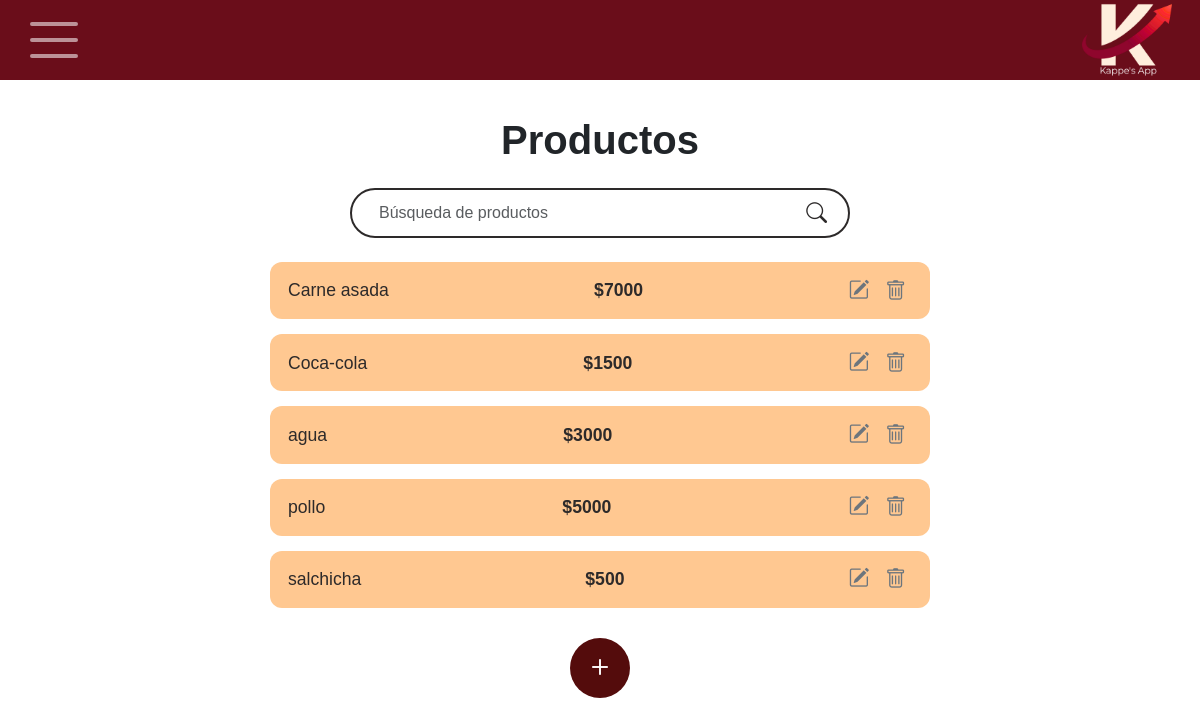
Before: /inventario/ with the older database file.
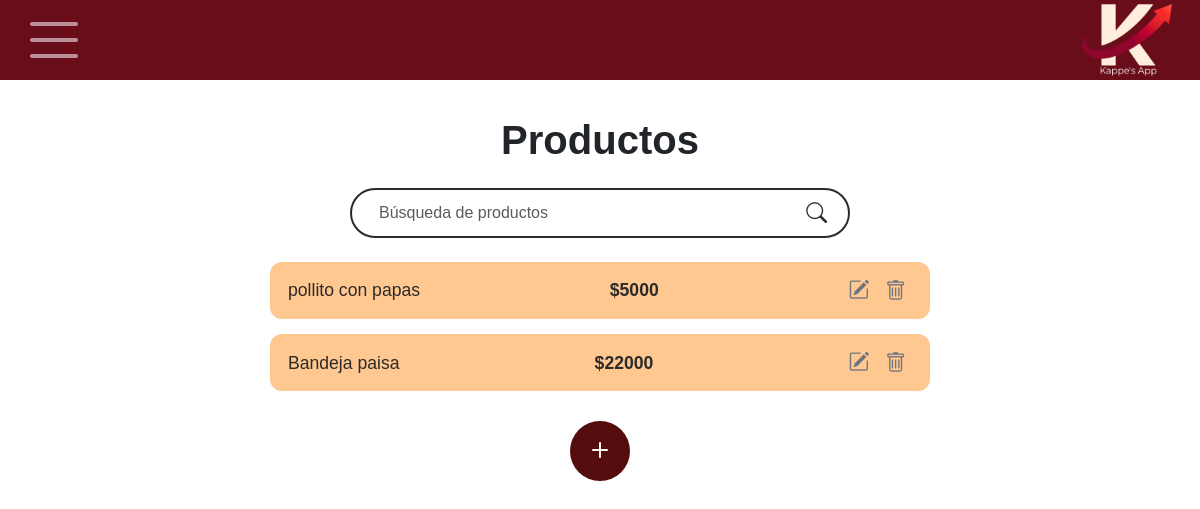
After: the same page with the newer database file.
### principal/models/producto.py (models this page shows, shortened)
class Producto(models.Model):
    id_producto = models.AutoField(primary_key=True)
    nombre = models.CharField(max_length=100)
    descripcion = models.TextField(blank=True)
    precio = models.DecimalField(max_digits=10, decimal_places=2)

### principal/views/views_inventario.py (the view)
# urls.py: path('inventario/', views_inventario.inventario, name='inventario'),
def inventario(request):
    query = request.GET.get('q')
    if query:
        productos = Producto.objects.filter(nombre__icontains=query)
    else:
        productos = Producto.objects.all()
    return render(request, 'inventario.html', {'productos': productos})

### templates/inventario.html (shortened to what this page needs)
{% extends "base.html" %}
{% load static %}
{% block extra_css %}
<link rel="stylesheet" href="{% static 'css/inventario.css' %}">
{% endblock %}
{% block content %}
<div class="inventario-container">
    <h1 class="fw-bold mb-4 text-center">Productos</h1>
<form method="get" action="{% url 'inventario' %}" class="search-bar mb-4">
    <input type="text" name="q" class="form-control" placeholder="Búsqueda de productos" value="{{ request.GET.q|default:'' }}">
    <button type="submit" class="btn-search">
        <i class="bi bi-search"></i>
    </button>
</form>
    <div class="productos-list">
        {% for producto in productos %}
        <div class="producto-item">
            <span class="nombre">{{ producto.nombre }}</span>
            <span class="precio">${{ producto.precio|floatformat:0 }}</span>
            <div class="acciones">
                <a href="{% url 'editar_producto' producto.id_producto %}" class="accion editar">
                    <i class="bi bi-pencil-square"></i>
                </a>
                <form action="{% url 'eliminar_producto' producto.id_producto %}" method="post" style="display:inline;">
                    <button type="submit" class="accion eliminar"
                        onclick="return confirm('¿Seguro que deseas eliminar este producto?');">
                        <i class="bi bi-trash"></i>
                    </button>
                </form>
            </div>
        </div>
        {% empty %}
        <p class="text-center">No hay productos registrados.</p>
        {% endfor %}
    </div>
        <div class="add-btn-container">
            <a href="{% url 'productos' %}" class="btn-add">
                <i class="bi bi-plus"></i>
            </a>
        </div>
</div>
{% endblock %}

Changed rows visible on the page:
removed Producto: nombre "Carne asada", precio "7000"
removed Producto: nombre "Coca-cola", precio "1500"
removed Producto: nombre "agua", precio "3000"
removed Producto: nombre "pollo", precio "5000"
removed Producto: nombre "salchicha", precio "500"
added Producto: nombre "pollito con papas", precio "5000"
added Producto: nombre "Bandeja paisa", precio "22000"
